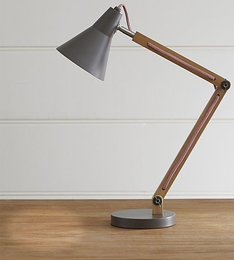
%> input picture dataset_removal/input/desk6_8.png, 234 x 260 px, shrunk from 513 x 569 before the run
$ octave main_osmosis_removal.m   (GNU Octave 9; MATLAB toolbox functions it lacks are replaced by stand-ins)
%> lines starting %> are read from the running program, lines starting %| are printed output that depends on the picture; in (x1, y1, x2, y2) boxes, pixels count from 0 and x2, y2 are one past the last pixel; in counts of white or black regions, pixels touching at a corner belong together; the program's own positions count from 1
%% MATLAB Codes for the NON-LINEAR OSMOSIS - SHADOW/LIGHT REMOVAL
%  Copyright (c) 2022, Giuseppe Antonio Recupero
%  All rights reserved.
%
%  Author:
%  Giuseppe Antonio Recupero (email: giuseppe.recupero3@unibo.it)
%
%  Address:
%  Department of Mathematics
%  University of Bologna
%  Piazza di Porta San Donato 5
%  40126, Bologna, Italy
%
%  Date:
%  June, 2022

%% Related folders in \dataset_removal :
% input : shadowed images
% mask : shadow edges
% original : ground-truth images (used only if GT images are known)
% output : results

% \output folder includes subfolders for each input, with:
% input image, edge mask with adapted thickness,
% output image named after all the parameters

%%
clear all, close all

% image input
name = 'desk6_8.png';
name_edge = 'desk6.png';

% parameters of evolutive scheme
tau = 1e3;
% parameters of the model
eps = 1e-7; offset = 0.01; p = 1;
% edge thickness correction
erode_edge = 0;
dilate_edge = 6;
edge = - erode_edge + dilate_edge;

% model: linear or non-linear
flag_linear = true;
% evolution scheme: explicit or semi-implicit
semiimplicit = true;

% stopping criterion
stop_flag = 3; % 0 for relative change, 1 for SSIM, 2 for MSE, 3 for max_IT
rel_ch_min = 1e-8;
SSIM_max = 0.955;
MSE_min = 7e-4;
time = [0,1e4]; % maxit = time(2)/tau
show_plots = false;

if stop_flag == 1 || stop_flag == 2 % if groundtruth is known
    name_orig = '4.png';
    u_orig = double(imread(strcat('GT/',name_orig)))./255;
end

cd = cd;
folder = strcat(cd(1:end-5),'dataset_removal');
mkdir(strcat(folder,'/output/',name(1:end-4)));
%% READ DATA + NORMALISATION
umat = double(imread(strcat(folder,'/input/',name)));
umat = umat./255;
%umat = rgb2gray(umat);
[mx, my, c] = size(umat);
%> mx = 260; my = 234; c = 3

imwrite(umat,strcat(folder,'/output/',name(1:end-4),'/',name(1:end-4),'_input','.png'),'png')

umat = umat+offset; % to avoid singularities

umask_edge = double(imread(strcat(folder,'/mask/',name_edge)))./255;
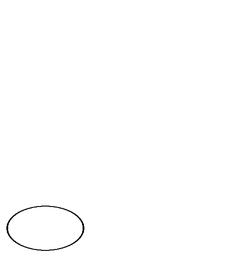
%> input picture dataset_removal/mask/desk6.png, 234 x 260 px, shrunk from 513 x 569 before the run
%> umask_edge: size 260x234 double; min 0, max 1, mean 0.996
umask_edge = umask_edge(:,:,1);
umask_edge=double(~imerode(double(~umask_edge),ones(erode_edge+1)));
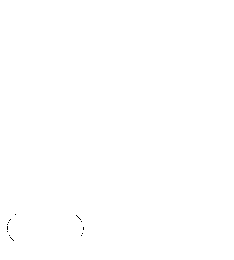
%> umask_edge: size 260x234 double; values 0 (black) and 1 (white), 100% white; black in thin lines or dots, all inside (x1, y1, x2, y2) = (7, 214, 84, 241)
umask_edge=double(~imdilate(double(~umask_edge),ones(dilate_edge+1)));
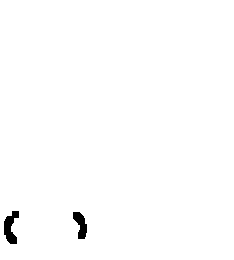
%> umask_edge: size 260x234 double; values 0 (black) and 1 (white), 99.2% white; 2 black regions, box (x1, y1, x2, y2) and area: (4, 211, 19, 244) 286, (73, 212, 87, 239) 228
imwrite(umask_edge,strcat(folder,'/output/',name(1:end-4),'/',name(1:end-4),'_size_',string(edge),'.png'),'png')

% Show input, mask and evolution of the osmosis process
figure(100)
subplot(1,3,2)
imshow(umat-offset)
subplot(1,3,1)
imshow(imfuse(umat-offset,umask_edge))
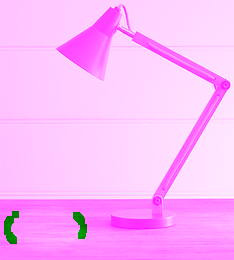
%> displayed picture: size 260x234x3, on the screen's scale of 0 to 255; mean R, G, B 252.8, 182.6, 252.8

%% INITIALIZATION

% UNCOMMENT FOR OSMOSIS
%av = sum(sum(sum(umat)))/(mx*my*c);
%u_new = av*ones(mx,my,c);
%umask_edge = ones(size(umask_edge));

% UNCOMMENT FOR SHADOW REMOVAL
u_new = umat;

showfig = 1; % #iteration between successive imshow
showfig = showfig*c;
%> showfig = 3
tic

%% Precompute the drift term d = \nabla v / v
hx = 1; hy = 1;
for k = 1:c
    d1ij = zeros(mx+1,my,c);
    d2ij = zeros(mx,my+1,c);
    d1ij(2:mx,:,:) = diff(umat,1,1)./(umat(2:mx,:,:)+umat(1:mx-1,:,:))*2/hx;
    d2ij(:,2:my,:) = diff(umat,1,2)./(umat(:,2:my,:)+umat(:,1:my-1,:))*2/hy;

    d1ij(padarray(umask_edge,[1,0],'replicate','pre')==0) = 0;
    d2ij(padarray(umask_edge,[0,1],'replicate','pre')==0) = 0;
end
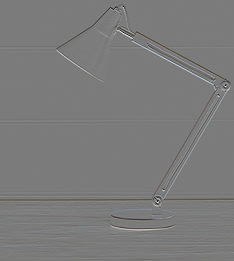
%> d1ij: size 261x234x3 double; mean R, G, B -0.00132, -0.00223, -0.00348; drawn with min black and max white
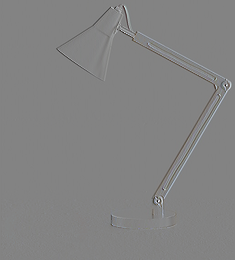
%> d2ij: size 260x235x3 double; mean R, G, B 0.000705, 0.000827, 0.000986; drawn with min black and max white

%% ITERATIONS
it = 0;
rel_ch_list = [];
SSIM_list = [];
MSE_list =[];

for tautimesk = time(1):tau:time(end) % until maxit is reached
    u_old = u_new;
    for k=1:c % for each color channel
        % compute matrix A
        A = divmatrix(mx,my,u_old(:,:,k),umat(:,:,k),d1ij(:,:,k),d2ij(:,:,k),eps,p,umask_edge,flag_linear);

        if semiimplicit % u_new = (I-tau*A)^-1 * u_old
            Q = speye(mx*my)-tau*A;
            u_out = Q\reshape(u_old(:,:,k),mx*my,1);
            % u_out = bicgstab(Q,u_lin);
        else % u_new = (I+tau*A) * u_old
            Q = speye(mx*my)+tau*A;
            tau_sup = 1/max(diag(abs(A))) % print stability constraint
            u_out = Q*reshape(u_old(:,:,k),mx*my,1);
        end
        u_new(:,:,k) = reshape(u_out,mx,my); % update u_new on channel k

        it = it+1;
        if floor(it/showfig)== it/showfig % show updated u_new
            figure(100), subplot(1,3,3)
            imshow(u_new-offset,[0 1])
            title(['Time step t=' num2str(tautimesk)])
            %pause(0.1)
        end
    end

    % Stopping criteria
    switch stop_flag

        case 0 % relative change
            rel_ch = sum(sum(sum(abs(u_new-u_old))))/(mx*my*c);
            if show_plots
                rel_ch_list = [rel_ch_list,rel_ch];
                figure(10), plot(rel_ch_list), title('Relative change')
            end
            if rel_ch < rel_ch_min
                fprintf('\n Number Iterations: %0.4f\n', tautimesk/tau);
                toc
            return
            end

        case 1 % SSIM
            SSIM = ssim(u_new-offset,u_orig);
            if show_plots
                SSIM_list = [SSIM_list, SSIM];
                figure(22), plot(SSIM_list), title('SSIM error')
            end
            if SSIM > SSIM_max
                fprintf('\n Number Iterations: %0.2f\n', tautimesk/tau);
                toc
                return
            end

        case 2 % MSE
            MSE = immse(u_new-offset,u_orig);
            if show_plots
                MSE_list = [MSE_list,MSE];
                figure(23), plot(MSE_list), title('MSE error')
            end
            if MSE < MSE_min
                fprintf('\n Number Iterations: %0.2f\n', tautimesk/tau);
                toc
                return
            end
    end
end
%> after the loop, it = 33

U = u_new-offset;
imshow(U,[0 1])

if flag_linear
    model = 'lin';
else
    model = 'g';
end

if semiimplicit
    method = 'SI';
else
    method = 'I';
end

imwrite(U,strcat(folder,'/output/',name(1:end-4),'/',name(1:end-4),'_edge',string(edge),'_p',string(p),'_',model,method,'_tau',string(tau),'_T',string(tautimesk),'_eps',string(eps),'.png'),'png')
